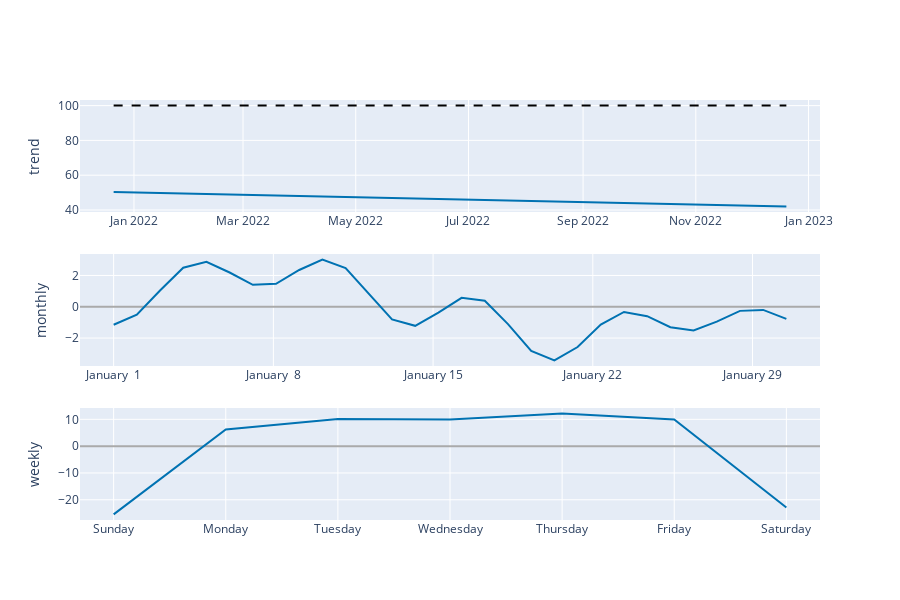

Here is the notebook cell this chart was saved with:
### Markdown cell above
### Decompose seasonalities

### Code cell
with suppress_stdout_stderr():
    component_plot = plot_components_plotly(model, pred)
component_plot

### Figure 1 — Plotly figure (JSON) as saved in the notebook; plotly's stock layout.template omitted (floating-point values rounded to 4 significant figures; data arrays with more than 128 entries replaced by an {"elided": "..."} marker saying what was removed)
{"data": [{"line": {"color": "#0072B2", "width": 2}, "mode": "lines", "name": "trend", "type": "scatter", "x": {"elided": "365 str values"}, "xaxis": "x", "y": {"elided": "365 float values"}, "yaxis": "y"}, {"line": {"color": "black", "dash": "dash", "width": 2}, "mode": "lines", "name": "Cap", "type": "scatter", "x": {"elided": "365 str values"}, "xaxis": "x", "y": {"elided": "365 int values"}, "yaxis": "y"}, {"line": {"color": "#0072B2", "width": 2}, "mode": "lines", "name": "monthly", "type": "scatter", "x": ["2017-01-01T00:00:00", "2017-01-02T00:24:00", "2017-01-03T00:48:00", "2017-01-04T01:12:00", "2017-01-05T01:36:00", "2017-01-06T02:00:00", "2017-01-07T02:24:00", "2017-01-08T02:48:00", "2017-01-09T03:12:00", "2017-01-10T03:36:00", "2017-01-11T04:00:00", "2017-01-12T04:24:00", "2017-01-13T04:48:00", "2017-01-14T05:12:00", "2017-01-15T05:36:00", "2017-01-16T06:00:00", "2017-01-17T06:24:00", "2017-01-18T06:48:00", "2017-01-19T07:12:00", "2017-01-20T07:36:00", "2017-01-21T08:00:00", "2017-01-22T08:24:00", "2017-01-23T08:48:00", "2017-01-24T09:12:00", "2017-01-25T09:36:00", "2017-01-26T10:00:00", "2017-01-27T10:24:00", "2017-01-28T10:48:00", "2017-01-29T11:12:00", "2017-01-30T11:36:00"], "xaxis": "x2", "y": [-1.147, -0.5105, 1.038, 2.493, 2.877, 2.19, 1.402, 1.47, 2.35, 3.014, 2.472, 0.8107, -0.807, -1.218, -0.3785, 0.5715, 0.3836, -1.108, -2.82, -3.428, -2.574, -1.133, -0.33, -0.6014, -1.31, -1.512, -0.9528, -0.2628, -0.2032, -0.7743], "yaxis": "y2"}, {"line": {"color": "#0072B2", "width": 2}, "mode": "lines", "name": "weekly", "type": "scatter", "x": ["2017-01-01T00:00:00", "2017-01-02T00:00:00", "2017-01-03T00:00:00", "2017-01-04T00:00:00", "2017-01-05T00:00:00", "2017-01-06T00:00:00", "2017-01-07T00:00:00"], "xaxis": "x3", "y": [-25.46, 6.235, 10.08, 9.97, 12.14, 9.933, -22.9], "yaxis": "y3"}], "layout": {"height": 600, "showlegend": false, "width": 900, "xaxis": {"anchor": "y", "domain": [0, 1], "range": ["2021-12-02T19:12:00", "2023-01-07T04:48:00"], "type": "date"}, "xaxis2": {"anchor": "y2", "domain": [0, 1], "range": ["2016-12-30T12:37:12", "2017-01-31T22:58:48"], "tickformat": "%B %e", "type": "date"}, "xaxis3": {"anchor": "y3", "domain": [0, 1], "range": ["2016-12-31T16:48:00", "2017-01-07T07:12:00"], "tickformat": "%A", "type": "date"}, "yaxis": {"anchor": "x", "domain": [0.7333, 1], "rangemode": "normal", "title": {"text": "trend"}, "zerolinecolor": "#AAA"}, "yaxis2": {"anchor": "x2", "domain": [0.3667, 0.6333], "title": {"text": "monthly"}, "zerolinecolor": "#AAA"}, "yaxis3": {"anchor": "x3", "domain": [0, 0.2667], "title": {"text": "weekly"}, "zerolinecolor": "#AAA"}}}
